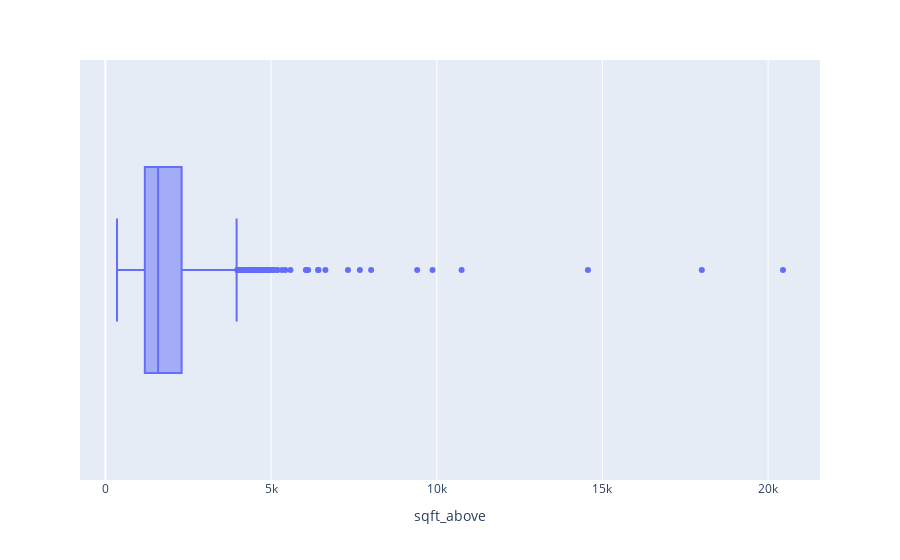

The code cell stored with this chart in its notebook:
### Code cell
#boxplot for sqft_above
plot_price = px.box(
    data_frame=df,
    x='sqft_above', 
    hover_name= 'sqft_above'
)
plot_price.show()

### Figure 1 — Plotly figure (JSON) as saved in the notebook; plotly's stock layout.template omitted (floating-point values rounded to 4 significant figures; data arrays with more than 128 entries replaced by an {"elided": "..."} marker saying what was removed)
{"data": [{"alignmentgroup": "True", "hovertemplate": "<b>%{hovertext}</b><br><br>sqft_above=%{x}<extra></extra>", "hovertext": {"elided": "4600 int values"}, "legendgroup": "", "marker": {"color": "#636efa"}, "name": "", "notched": false, "offsetgroup": "", "orientation": "h", "showlegend": false, "type": "box", "x": {"elided": "4600 int values"}, "x0": " ", "xaxis": "x", "y0": " ", "yaxis": "y"}], "layout": {"autosize": true, "boxmode": "group", "legend": {"tracegroupgap": 0}, "margin": {"t": 60}, "xaxis": {"anchor": "y", "autorange": true, "domain": [0, 1], "range": [-766.7, 21570.0], "title": {"text": "sqft_above"}, "type": "linear"}, "yaxis": {"anchor": "x", "autorange": true, "domain": [0, 1], "range": [-0.5, 0.5], "type": "category"}}}
